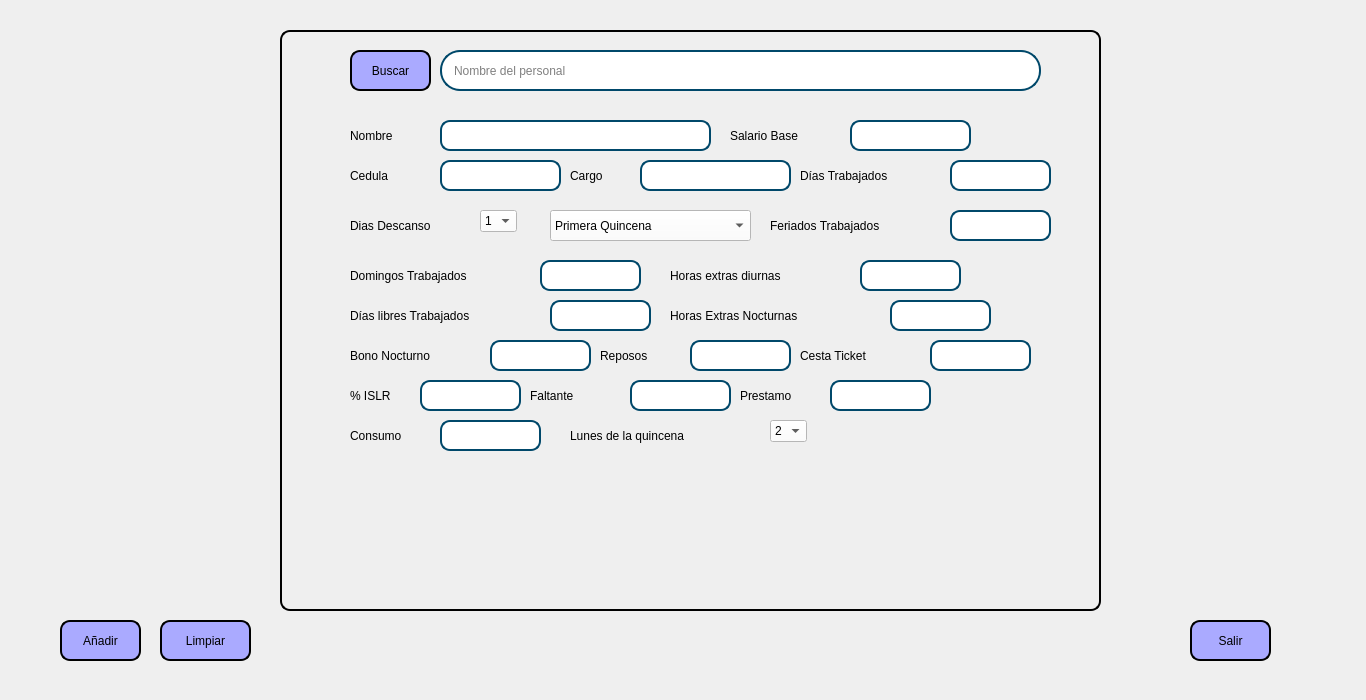
<?xml version="1.0" encoding="UTF-8"?>
<ui version="4.0">
 <class>DatosNomina</class>
 <widget class="QMainWindow" name="DatosNomina">
  <property name="geometry">
   <rect>
    <x>0</x>
    <y>0</y>
    <width>1366</width>
    <height>700</height>
   </rect>
  </property>
  <property name="windowTitle">
   <string>MainWindow</string>
  </property>
  <property name="styleSheet">
   <string notr="true">font: 87 12pt &quot;Arial Black&quot;;</string>
  </property>
  <widget class="QWidget" name="centralwidget">
   <widget class="QLabel" name="label">
    <property name="geometry">
     <rect>
      <x>0</x>
      <y>0</y>
      <width>1371</width>
      <height>701</height>
     </rect>
    </property>
    <property name="text">
     <string/>
    </property>
    <property name="pixmap">
     <pixmap>Imagenes/Fondo.jpg</pixmap>
    </property>
    <property name="scaledContents">
     <bool>true</bool>
    </property>
   </widget>
   <widget class="QFrame" name="frame_2">
    <property name="geometry">
     <rect>
      <x>280</x>
      <y>30</y>
      <width>821</width>
      <height>581</height>
     </rect>
    </property>
    <property name="styleSheet">
     <string notr="true">border: 2px solid rgb(0,0,0);
border-radius: 10px;</string>
    </property>
    <property name="frameShape">
     <enum>QFrame::StyledPanel</enum>
    </property>
    <property name="frameShadow">
     <enum>QFrame::Raised</enum>
    </property>
   </widget>
   <widget class="QLabel" name="Consumos">
    <property name="geometry">
     <rect>
      <x>350</x>
      <y>420</y>
      <width>81</width>
      <height>31</height>
     </rect>
    </property>
    <property name="text">
     <string>Consumo</string>
    </property>
   </widget>
   <widget class="QPushButton" name="Limpiar">
    <property name="geometry">
     <rect>
      <x>160</x>
      <y>620</y>
      <width>91</width>
      <height>41</height>
     </rect>
    </property>
    <property name="styleSheet">
     <string notr="true">QPushButton {
	background-color: rgb(170, 170, 255);
	border: 2px solid rgb(0,0,0);
	border-radius: 10px;
}</string>
    </property>
    <property name="text">
     <string>Limpiar</string>
    </property>
   </widget>
   <widget class="QLabel" name="DiasTrab">
    <property name="geometry">
     <rect>
      <x>800</x>
      <y>160</y>
      <width>151</width>
      <height>31</height>
     </rect>
    </property>
    <property name="text">
     <string>Días Trabajados</string>
    </property>
   </widget>
   <widget class="QLabel" name="CargoEmpl">
    <property name="geometry">
     <rect>
      <x>570</x>
      <y>160</y>
      <width>71</width>
      <height>31</height>
     </rect>
    </property>
    <property name="text">
     <string>Cargo</string>
    </property>
   </widget>
   <widget class="QLineEdit" name="CT">
    <property name="geometry">
     <rect>
      <x>930</x>
      <y>340</y>
      <width>101</width>
      <height>31</height>
     </rect>
    </property>
    <property name="styleSheet">
     <string notr="true">QLineEdit{
	border: 2px solid rgb(0, 72, 106);
	border-radius: 10px;
	background-color: rgb(255, 255, 255);
	padding-right: 10px;
	padding-left:10px;
}</string>
    </property>
   </widget>
   <widget class="QPushButton" name="Exit">
    <property name="geometry">
     <rect>
      <x>1190</x>
      <y>620</y>
      <width>81</width>
      <height>41</height>
     </rect>
    </property>
    <property name="styleSheet">
     <string notr="true">QPushButton {
	background-color: rgb(170, 170, 255);
	border: 2px solid rgb(0,0,0);
	border-radius: 10px;
}</string>
    </property>
    <property name="text">
     <string>Salir</string>
    </property>
   </widget>
   <widget class="QLabel" name="NomEmpl">
    <property name="geometry">
     <rect>
      <x>350</x>
      <y>120</y>
      <width>81</width>
      <height>31</height>
     </rect>
    </property>
    <property name="text">
     <string>Nombre</string>
    </property>
   </widget>
   <widget class="QPushButton" name="Add">
    <property name="geometry">
     <rect>
      <x>60</x>
      <y>620</y>
      <width>81</width>
      <height>41</height>
     </rect>
    </property>
    <property name="styleSheet">
     <string notr="true">QPushButton {
	background-color: rgb(170, 170, 255);
	border: 2px solid rgb(0,0,0);
	border-radius: 10px;
}</string>
    </property>
    <property name="text">
     <string>Añadir</string>
    </property>
   </widget>
   <widget class="QLabel" name="DiasReposo">
    <property name="geometry">
     <rect>
      <x>600</x>
      <y>340</y>
      <width>81</width>
      <height>31</height>
     </rect>
    </property>
    <property name="text">
     <string>Reposos</string>
    </property>
   </widget>
   <widget class="QLabel" name="DiasFeri">
    <property name="geometry">
     <rect>
      <x>770</x>
      <y>210</y>
      <width>171</width>
      <height>31</height>
     </rect>
    </property>
    <property name="text">
     <string>Feriados Trabajados</string>
    </property>
   </widget>
   <widget class="QLineEdit" name="ISRL">
    <property name="geometry">
     <rect>
      <x>420</x>
      <y>380</y>
      <width>101</width>
      <height>31</height>
     </rect>
    </property>
    <property name="styleSheet">
     <string notr="true">QLineEdit{
	border: 2px solid rgb(0, 72, 106);
	border-radius: 10px;
	background-color: rgb(255, 255, 255);
	padding-right: 10px;
	padding-left:10px;
}</string>
    </property>
   </widget>
   <widget class="QLineEdit" name="SalarioBase">
    <property name="enabled">
     <bool>false</bool>
    </property>
    <property name="geometry">
     <rect>
      <x>850</x>
      <y>120</y>
      <width>121</width>
      <height>31</height>
     </rect>
    </property>
    <property name="styleSheet">
     <string notr="true">QLineEdit{
	border: 2px solid rgb(0, 72, 106);
	border-radius: 10px;
	background-color: rgb(255, 255, 255);
	padding-right: 10px;
	padding-left:10px;
}</string>
    </property>
   </widget>
   <widget class="QLineEdit" name="Reposo">
    <property name="geometry">
     <rect>
      <x>690</x>
      <y>340</y>
      <width>101</width>
      <height>31</height>
     </rect>
    </property>
    <property name="styleSheet">
     <string notr="true">QLineEdit{
	border: 2px solid rgb(0, 72, 106);
	border-radius: 10px;
	background-color: rgb(255, 255, 255);
	padding-right: 10px;
	padding-left:10px;
}</string>
    </property>
   </widget>
   <widget class="QLineEdit" name="HExDiurnas">
    <property name="geometry">
     <rect>
      <x>860</x>
      <y>260</y>
      <width>101</width>
      <height>31</height>
     </rect>
    </property>
    <property name="styleSheet">
     <string notr="true">QLineEdit{
	border: 2px solid rgb(0, 72, 106);
	border-radius: 10px;
	background-color: rgb(255, 255, 255);
	padding-right: 10px;
	padding-left:10px;
}</string>
    </property>
   </widget>
   <widget class="QLabel" name="LunesQuince">
    <property name="geometry">
     <rect>
      <x>570</x>
      <y>420</y>
      <width>201</width>
      <height>31</height>
     </rect>
    </property>
    <property name="text">
     <string>Lunes de la quincena</string>
    </property>
   </widget>
   <widget class="QLabel" name="Salario">
    <property name="geometry">
     <rect>
      <x>730</x>
      <y>120</y>
      <width>111</width>
      <height>31</height>
     </rect>
    </property>
    <property name="text">
     <string>Salario Base</string>
    </property>
   </widget>
   <widget class="QLabel" name="Cedula">
    <property name="geometry">
     <rect>
      <x>350</x>
      <y>160</y>
      <width>71</width>
      <height>31</height>
     </rect>
    </property>
    <property name="text">
     <string>Cedula</string>
    </property>
   </widget>
   <widget class="QComboBox" name="Periodo">
    <property name="geometry">
     <rect>
      <x>550</x>
      <y>210</y>
      <width>201</width>
      <height>31</height>
     </rect>
    </property>
    <property name="styleSheet">
     <string notr="true">background-color: rgb(255, 255, 255);</string>
    </property>
    <item>
     <property name="text">
      <string>Primera Quincena</string>
     </property>
    </item>
    <item>
     <property name="text">
      <string>Segunda Quincena</string>
     </property>
    </item>
   </widget>
   <widget class="QLabel" name="Prestamos">
    <property name="geometry">
     <rect>
      <x>740</x>
      <y>380</y>
      <width>111</width>
      <height>31</height>
     </rect>
    </property>
    <property name="text">
     <string>Prestamo</string>
    </property>
   </widget>
   <widget class="QLabel" name="LibresTrab">
    <property name="geometry">
     <rect>
      <x>350</x>
      <y>300</y>
      <width>201</width>
      <height>31</height>
     </rect>
    </property>
    <property name="text">
     <string>Días libres Trabajados</string>
    </property>
   </widget>
   <widget class="QLabel" name="CestaTicket">
    <property name="geometry">
     <rect>
      <x>800</x>
      <y>340</y>
      <width>111</width>
      <height>31</height>
     </rect>
    </property>
    <property name="text">
     <string>Cesta Ticket</string>
    </property>
   </widget>
   <widget class="QPushButton" name="Search">
    <property name="geometry">
     <rect>
      <x>350</x>
      <y>50</y>
      <width>81</width>
      <height>41</height>
     </rect>
    </property>
    <property name="styleSheet">
     <string notr="true">QPushButton {
	background-color: rgb(170, 170, 255);
	border: 2px solid rgb(0,0,0);
	border-radius: 10px;
}</string>
    </property>
    <property name="text">
     <string>Buscar</string>
    </property>
   </widget>
   <widget class="QLineEdit" name="Consu">
    <property name="geometry">
     <rect>
      <x>440</x>
      <y>420</y>
      <width>101</width>
      <height>31</height>
     </rect>
    </property>
    <property name="styleSheet">
     <string notr="true">QLineEdit{
	border: 2px solid rgb(0, 72, 106);
	border-radius: 10px;
	background-color: rgb(255, 255, 255);
	padding-right: 10px;
	padding-left:10px;
}</string>
    </property>
   </widget>
   <widget class="QComboBox" name="Lunes">
    <property name="geometry">
     <rect>
      <x>770</x>
      <y>420</y>
      <width>39</width>
      <height>26</height>
     </rect>
    </property>
    <property name="styleSheet">
     <string notr="true">background-color: rgb(255, 255, 255);</string>
    </property>
    <property name="sizeAdjustPolicy">
     <enum>QComboBox::AdjustToContents</enum>
    </property>
    <item>
     <property name="text">
      <string>2</string>
     </property>
    </item>
    <item>
     <property name="text">
      <string>3</string>
     </property>
    </item>
   </widget>
   <widget class="QLineEdit" name="Feriados">
    <property name="geometry">
     <rect>
      <x>950</x>
      <y>210</y>
      <width>101</width>
      <height>31</height>
     </rect>
    </property>
    <property name="styleSheet">
     <string notr="true">QLineEdit{
	border: 2px solid rgb(0, 72, 106);
	border-radius: 10px;
	background-color: rgb(255, 255, 255);
	padding-right: 10px;
	padding-left:10px;
}</string>
    </property>
   </widget>
   <widget class="QLineEdit" name="Domingos">
    <property name="geometry">
     <rect>
      <x>540</x>
      <y>260</y>
      <width>101</width>
      <height>31</height>
     </rect>
    </property>
    <property name="styleSheet">
     <string notr="true">QLineEdit{
	border: 2px solid rgb(0, 72, 106);
	border-radius: 10px;
	background-color: rgb(255, 255, 255);
	padding-right: 10px;
	padding-left:10px;
}</string>
    </property>
   </widget>
   <widget class="QLabel" name="Faltantes">
    <property name="geometry">
     <rect>
      <x>530</x>
      <y>380</y>
      <width>81</width>
      <height>31</height>
     </rect>
    </property>
    <property name="text">
     <string>Faltante</string>
    </property>
   </widget>
   <widget class="QLabel" name="DiasDes">
    <property name="geometry">
     <rect>
      <x>350</x>
      <y>210</y>
      <width>131</width>
      <height>31</height>
     </rect>
    </property>
    <property name="text">
     <string>Dias Descanso</string>
    </property>
   </widget>
   <widget class="QLineEdit" name="Dias">
    <property name="geometry">
     <rect>
      <x>950</x>
      <y>160</y>
      <width>101</width>
      <height>31</height>
     </rect>
    </property>
    <property name="styleSheet">
     <string notr="true">QLineEdit{
	border: 2px solid rgb(0, 72, 106);
	border-radius: 10px;
	background-color: rgb(255, 255, 255);
	padding-right: 10px;
	padding-left:10px;
}</string>
    </property>
   </widget>
   <widget class="QLineEdit" name="SearchName">
    <property name="geometry">
     <rect>
      <x>440</x>
      <y>50</y>
      <width>601</width>
      <height>41</height>
     </rect>
    </property>
    <property name="styleSheet">
     <string notr="true">QLineEdit{
	border: 2px solid rgb(0, 72, 106);
	border-radius: 20px;
	background-color: rgb(255, 255, 255);
	padding-right: 10px;
	padding-left:10px;
}</string>
    </property>
    <property name="placeholderText">
     <string>Nombre del personal</string>
    </property>
   </widget>
   <widget class="QLineEdit" name="Presta">
    <property name="geometry">
     <rect>
      <x>830</x>
      <y>380</y>
      <width>101</width>
      <height>31</height>
     </rect>
    </property>
    <property name="styleSheet">
     <string notr="true">QLineEdit{
	border: 2px solid rgb(0, 72, 106);
	border-radius: 10px;
	background-color: rgb(255, 255, 255);
	padding-right: 10px;
	padding-left:10px;
}</string>
    </property>
   </widget>
   <widget class="QLineEdit" name="Cargo">
    <property name="enabled">
     <bool>false</bool>
    </property>
    <property name="geometry">
     <rect>
      <x>640</x>
      <y>160</y>
      <width>151</width>
      <height>31</height>
     </rect>
    </property>
    <property name="styleSheet">
     <string notr="true">QLineEdit{
	border: 2px solid rgb(0, 72, 106);
	border-radius: 10px;
	background-color: rgb(255, 255, 255);
	padding-right: 10px;
	padding-left:10px;
}</string>
    </property>
   </widget>
   <widget class="QLineEdit" name="Cedu">
    <property name="enabled">
     <bool>false</bool>
    </property>
    <property name="geometry">
     <rect>
      <x>440</x>
      <y>160</y>
      <width>121</width>
      <height>31</height>
     </rect>
    </property>
    <property name="styleSheet">
     <string notr="true">QLineEdit{
	border: 2px solid rgb(0, 72, 106);
	border-radius: 10px;
	background-color: rgb(255, 255, 255);
	padding-right: 10px;
	padding-left:10px;
}</string>
    </property>
   </widget>
   <widget class="QComboBox" name="Descanso">
    <property name="geometry">
     <rect>
      <x>480</x>
      <y>210</y>
      <width>40</width>
      <height>26</height>
     </rect>
    </property>
    <property name="styleSheet">
     <string notr="true">background-color: rgb(255, 255, 255);</string>
    </property>
    <property name="sizeAdjustPolicy">
     <enum>QComboBox::AdjustToContents</enum>
    </property>
    <item>
     <property name="text">
      <string>1</string>
     </property>
    </item>
    <item>
     <property name="text">
      <string>2</string>
     </property>
    </item>
    <item>
     <property name="text">
      <string>3</string>
     </property>
    </item>
    <item>
     <property name="text">
      <string>4</string>
     </property>
    </item>
   </widget>
   <widget class="QLineEdit" name="NombreEmp">
    <property name="enabled">
     <bool>false</bool>
    </property>
    <property name="geometry">
     <rect>
      <x>440</x>
      <y>120</y>
      <width>271</width>
      <height>31</height>
     </rect>
    </property>
    <property name="styleSheet">
     <string notr="true">QLineEdit{
	border: 2px solid rgb(0, 72, 106);
	border-radius: 10px;
	background-color: rgb(255, 255, 255);
	padding-right: 10px;
	padding-left:10px;
}</string>
    </property>
   </widget>
   <widget class="QLabel" name="ExtrasNoct">
    <property name="geometry">
     <rect>
      <x>670</x>
      <y>300</y>
      <width>241</width>
      <height>31</height>
     </rect>
    </property>
    <property name="text">
     <string>Horas Extras Nocturnas</string>
    </property>
   </widget>
   <widget class="QLineEdit" name="Libres">
    <property name="geometry">
     <rect>
      <x>550</x>
      <y>300</y>
      <width>101</width>
      <height>31</height>
     </rect>
    </property>
    <property name="styleSheet">
     <string notr="true">QLineEdit{
	border: 2px solid rgb(0, 72, 106);
	border-radius: 10px;
	background-color: rgb(255, 255, 255);
	padding-right: 10px;
	padding-left:10px;
}</string>
    </property>
   </widget>
   <widget class="QLineEdit" name="HExNocturnas">
    <property name="geometry">
     <rect>
      <x>890</x>
      <y>300</y>
      <width>101</width>
      <height>31</height>
     </rect>
    </property>
    <property name="styleSheet">
     <string notr="true">QLineEdit{
	border: 2px solid rgb(0, 72, 106);
	border-radius: 10px;
	background-color: rgb(255, 255, 255);
	padding-right: 10px;
	padding-left:10px;
}</string>
    </property>
   </widget>
   <widget class="QLineEdit" name="Faltan">
    <property name="geometry">
     <rect>
      <x>630</x>
      <y>380</y>
      <width>101</width>
      <height>31</height>
     </rect>
    </property>
    <property name="styleSheet">
     <string notr="true">QLineEdit{
	border: 2px solid rgb(0, 72, 106);
	border-radius: 10px;
	background-color: rgb(255, 255, 255);
	padding-right: 10px;
	padding-left:10px;
}</string>
    </property>
   </widget>
   <widget class="QLabel" name="PorcenISRL">
    <property name="geometry">
     <rect>
      <x>350</x>
      <y>380</y>
      <width>81</width>
      <height>31</height>
     </rect>
    </property>
    <property name="text">
     <string>% ISLR</string>
    </property>
   </widget>
   <widget class="QLineEdit" name="BonoNoct">
    <property name="geometry">
     <rect>
      <x>490</x>
      <y>340</y>
      <width>101</width>
      <height>31</height>
     </rect>
    </property>
    <property name="styleSheet">
     <string notr="true">QLineEdit{
	border: 2px solid rgb(0, 72, 106);
	border-radius: 10px;
	background-color: rgb(255, 255, 255);
	padding-right: 10px;
	padding-left:10px;
}</string>
    </property>
   </widget>
   <widget class="QLabel" name="ExtrasDiur">
    <property name="geometry">
     <rect>
      <x>670</x>
      <y>260</y>
      <width>221</width>
      <height>31</height>
     </rect>
    </property>
    <property name="text">
     <string>Horas extras diurnas</string>
    </property>
   </widget>
   <widget class="QLabel" name="BonoNoctur">
    <property name="geometry">
     <rect>
      <x>350</x>
      <y>340</y>
      <width>141</width>
      <height>31</height>
     </rect>
    </property>
    <property name="text">
     <string>Bono Nocturno</string>
    </property>
   </widget>
   <widget class="QLabel" name="DominTrab">
    <property name="geometry">
     <rect>
      <x>350</x>
      <y>260</y>
      <width>181</width>
      <height>31</height>
     </rect>
    </property>
    <property name="text">
     <string>Domingos Trabajados</string>
    </property>
   </widget>
   <widget class="QLabel" name="Logo">
    <property name="geometry">
     <rect>
      <x>1120</x>
      <y>40</y>
      <width>131</width>
      <height>111</height>
     </rect>
    </property>
    <property name="text">
     <string/>
    </property>
    <property name="pixmap">
     <pixmap>Imagenes/photo_5089217924715097417_y.png</pixmap>
    </property>
    <property name="scaledContents">
     <bool>true</bool>
    </property>
   </widget>
   <zorder>label</zorder>
   <zorder>Add</zorder>
   <zorder>Exit</zorder>
   <zorder>Limpiar</zorder>
   <zorder>Logo</zorder>
   <zorder>frame_2</zorder>
   <zorder>ISRL</zorder>
   <zorder>CestaTicket</zorder>
   <zorder>BonoNoctur</zorder>
   <zorder>DiasReposo</zorder>
   <zorder>Lunes</zorder>
   <zorder>DominTrab</zorder>
   <zorder>PorcenISRL</zorder>
   <zorder>ExtrasDiur</zorder>
   <zorder>Faltan</zorder>
   <zorder>LibresTrab</zorder>
   <zorder>Presta</zorder>
   <zorder>HExDiurnas</zorder>
   <zorder>Periodo</zorder>
   <zorder>Cargo</zorder>
   <zorder>Consumos</zorder>
   <zorder>DiasFeri</zorder>
   <zorder>Prestamos</zorder>
   <zorder>NombreEmp</zorder>
   <zorder>Salario</zorder>
   <zorder>ExtrasNoct</zorder>
   <zorder>LunesQuince</zorder>
   <zorder>NomEmpl</zorder>
   <zorder>CargoEmpl</zorder>
   <zorder>Cedula</zorder>
   <zorder>DiasTrab</zorder>
   <zorder>CT</zorder>
   <zorder>Dias</zorder>
   <zorder>Domingos</zorder>
   <zorder>Consu</zorder>
   <zorder>Libres</zorder>
   <zorder>HExNocturnas</zorder>
   <zorder>SalarioBase</zorder>
   <zorder>Reposo</zorder>
   <zorder>SearchName</zorder>
   <zorder>BonoNoct</zorder>
   <zorder>DiasDes</zorder>
   <zorder>Search</zorder>
   <zorder>Cedu</zorder>
   <zorder>Descanso</zorder>
   <zorder>Feriados</zorder>
   <zorder>Faltantes</zorder>
  </widget>
 </widget>
 <resources/>
 <connections/>
</ui>
